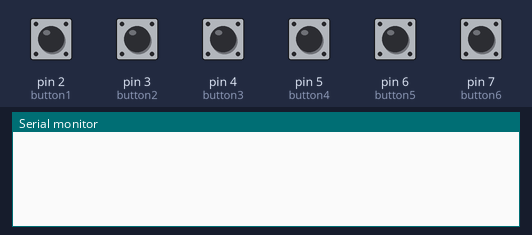
A sketch run on a simulated Arduino Uno, built with avr-gcc and run on an emulated ATmega328P. Shown: the last lines printed to the serial monitor. The inputs (shaded band) are chosen by the test bench; at power-on: pin 2 (button1), pin 3 (button2), pin 4 (button3), pin 5 (button4), pin 6 (button5), pin 7 (button6) HIGH.

Above: at 1.2 s.
1.3 s: pin 2 (button1) pulled LOW for 0.15 s
At 2.1 s:
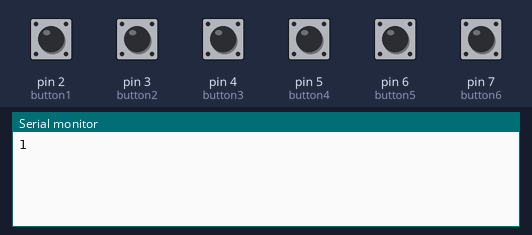
2.9 s: pin 3 (button2) pulled LOW for 0.15 s
At 3.3 s:
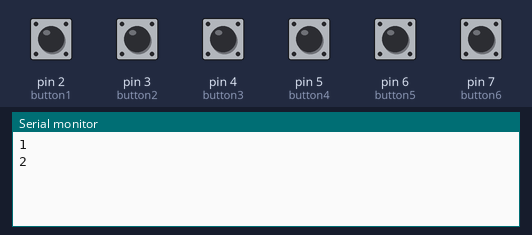
4.5 s: pin 4 (button3) pulled LOW for 0.15 s
At 5.7 s:
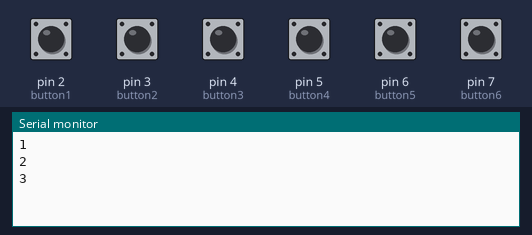
6.1 s: pin 5 (button4) pulled LOW for 0.15 s
At 6.9 s:
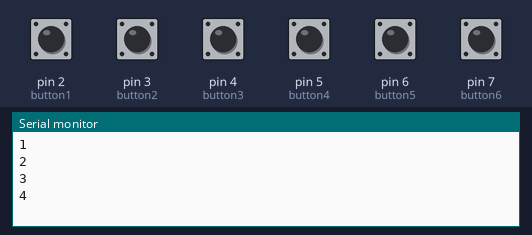
7.7 s: pin 6 (button5) pulled LOW for 0.15 s
At 8.1 s:
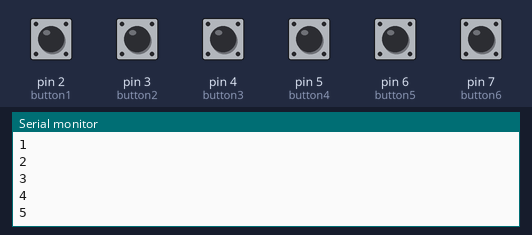
9.3 s: pin 7 (button6) pulled LOW for 0.15 s
At 10.6 s:
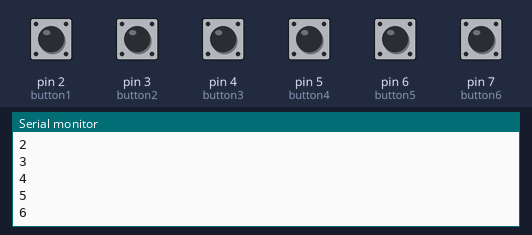
Timing chart, 0 to 11.9 s (numbered marks = the images above; inputs shaded):
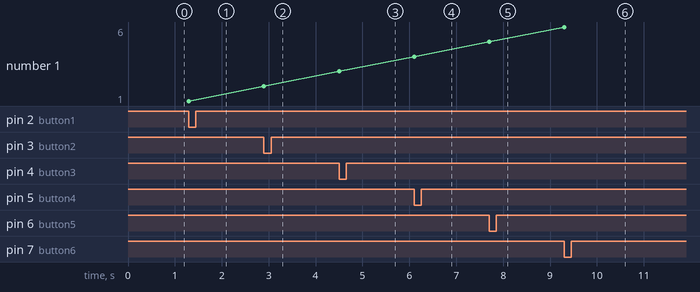

The sketch:

deck_ard.ino
```cpp
const int button1 = 2;
const int button2 = 3;
const int button3 = 4;
const int button4 = 5;
const int button5 = 6;
const int button6 = 7;


void setup() {
    Serial.begin(9600);
    pinMode(button1, INPUT_PULLUP);
    pinMode(button2, INPUT_PULLUP);
    pinMode(button3, INPUT_PULLUP);
    pinMode(button4, INPUT_PULLUP);
    pinMode(button5, INPUT_PULLUP);
    pinMode(button6, INPUT_PULLUP);
}

void loop() {
    if (digitalRead(button1) == LOW) {
        Serial.println("1");
        delay(200);
    }
    if (digitalRead(button2) == LOW) {
        Serial.println("2");
        delay(200);
    }
    if (digitalRead(button3) == LOW) {
        Serial.println("3");
        delay(200);
    }
    if (digitalRead(button4) == LOW) {
        Serial.println("4");
        delay(200);
    }
    if (digitalRead(button5) == LOW) {
        Serial.println("5");
        delay(200);
    }
    if (digitalRead(button6) == LOW) {
        Serial.println("6");
        delay(200);
    }
}
```

Measured:
- after the input at 1.3 s, the serial monitor: prints a new line at once (image 1)
- after the input at 2.9 s, the serial monitor: prints a new line at once (image 2)
- after the input at 4.5 s, the serial monitor: prints a new line at once (image 3)
- after the input at 6.1 s, the serial monitor: prints a new line at once (image 4)
- after the input at 7.7 s, the serial monitor: prints a new line at once (image 5)
- after the input at 9.3 s, the serial monitor: prints a new line at once (image 6)
- plotted number 1: 1 → 2 after the input at 2.9 s, 2 → 3 after the input at 4.5 s, 3 → 4 after the input at 6.1 s, 4 → 5 after the input at 7.7 s, 5 → 6 after the input at 9.3 s
